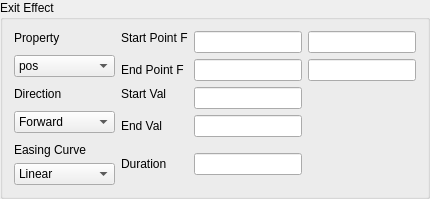
              <widget class="QGroupBox" name="groupBox_8">
               <property name="title">
                <string>Exit Effect</string>
               </property>
               <layout class="QGridLayout" name="gridLayout_23">
                <item row="0" column="0">
                 <layout class="QGridLayout" name="gridLayout_14">
                  <item row="0" column="0">
                   <widget class="QLabel" name="label_22">
                    <property name="text">
                     <string>Property</string>
                    </property>
                   </widget>
                  </item>
                  <item row="0" column="1">
                   <widget class="QLabel" name="label_23">
                    <property name="text">
                     <string>Start Point F</string>
                    </property>
                   </widget>
                  </item>
                  <item row="0" column="2" rowspan="2">
                   <widget class="QLineEdit" name="exitStartPointFX"/>
                  </item>
                  <item row="0" column="3" rowspan="2">
                   <widget class="QLineEdit" name="exitStartPointFY"/>
                  </item>
                  <item row="1" column="0" rowspan="2">
                   <widget class="QComboBox" name="exitProperty">
                    <item>
                     <property name="text">
                      <string>pos</string>
                     </property>
                    </item>
                    <item>
                     <property name="text">
                      <string>rotation</string>
                     </property>
                    </item>
                    <item>
                     <property name="text">
                      <string>scale</string>
                     </property>
                    </item>
                    <item>
                     <property name="text">
                      <string>opacity</string>
                     </property>
                    </item>
                   </widget>
                  </item>
                  <item row="2" column="1">
                   <widget class="QLabel" name="label_24">
                    <property name="text">
                     <string>End Point F</string>
                    </property>
                   </widget>
                  </item>
                  <item row="2" column="2">
                   <widget class="QLineEdit" name="exitEndPointFX"/>
                  </item>
                  <item row="2" column="3">
                   <widget class="QLineEdit" name="exitEndPointFY"/>
                  </item>
                  <item row="3" column="0">
                   <widget class="QLabel" name="label_25">
                    <property name="text">
                     <string>Direction</string>
                    </property>
                   </widget>
                  </item>
                  <item row="3" column="1">
                   <widget class="QLabel" name="label_26">
                    <property name="text">
                     <string>Start Val</string>
                    </property>
                   </widget>
                  </item>
                  <item row="3" column="2" rowspan="2">
                   <widget class="QLineEdit" name="exitStartVal">
                    <property name="text">
                     <string/>
                    </property>
                   </widget>
                  </item>
                  <item row="4" column="0" rowspan="2">
                   <widget class="QComboBox" name="exitDirection">
                    <item>
                     <property name="text">
                      <string>Forward</string>
                     </property>
                    </item>
                    <item>
                     <property name="text">
                      <string>Backward</string>
                     </property>
                    </item>
                   </widget>
                  </item>
                  <item row="5" column="1">
                   <widget class="QLabel" name="label_27">
                    <property name="text">
                     <string>End Val</string>
                    </property>
                   </widget>
                  </item>
                  <item row="5" column="2">
                   <widget class="QLineEdit" name="exitEndVal">
                    <property name="text">
                     <string/>
                    </property>
                   </widget>
                  </item>
                  <item row="6" column="0">
                   <widget class="QLabel" name="label_28">
                    <property name="text">
                     <string>Easing Curve</string>
                    </property>
                   </widget>
                  </item>
                  <item row="6" column="1" rowspan="2">
                   <widget class="QLabel" name="label_29">
                    <property name="text">
                     <string>Duration</string>
                    </property>
                   </widget>
                  </item>
                  <item row="6" column="2" rowspan="2">
                   <widget class="QLineEdit" name="exitDuration"/>
                  </item>
                  <item row="7" column="0">
                   <widget class="QComboBox" name="exitEasingCurve">
                    <item>
                     <property name="text">
                      <string>Linear</string>
                     </property>
                    </item>
                    <item>
                     <property name="text">
                      <string>InQuad</string>
                     </property>
                    </item>
                    <item>
                     <property name="text">
                      <string>OutQuad</string>
                     </property>
                    </item>
                    <item>
                     <property name="text">
                      <string>InOutQuad</string>
                     </property>
                    </item>
                    <item>
                     <property name="text">
                      <string>OutInQuad</string>
                     </property>
                    </item>
                    <item>
                     <property name="text">
                      <string>InCubic</string>
                     </property>
                    </item>
                    <item>
                     <property name="text">
                      <string>OutCubic</string>
                     </property>
                    </item>
                    <item>
                     <property name="text">
                      <string>InOutCubic</string>
                     </property>
                    </item>
                    <item>
                     <property name="text">
                      <string>OutInCubic</string>
                     </property>
                    </item>
                    <item>
                     <property name="text">
                      <string>InQuart</string>
                     </property>
                    </item>
                    <item>
                     <property name="text">
                      <string>OutQuart</string>
                     </property>
                    </item>
                    <item>
                     <property name="text">
                      <string>InOutQuart</string>
                     </property>
                    </item>
                    <item>
                     <property name="text">
                      <string>OutInQuart</string>
                     </property>
                    </item>
                    <item>
                     <property name="text">
                      <string>InQuint</string>
                     </property>
                    </item>
                    <item>
                     <property name="text">
                      <string>OutQuint</string>
                     </property>
                    </item>
                    <item>
                     <property name="text">
                      <string>InOutQuint</string>
                     </property>
                    </item>
                    <item>
                     <property name="text">
                      <string>OutInQuint</string>
                     </property>
                    </item>
                    <item>
                     <property name="text">
                      <string>InSine</string>
                     </property>
                    </item>
                    <item>
                     <property name="text">
                      <string>OutSine</string>
                     </property>
                    </item>
                    <item>
                     <property name="text">
                      <string>InOutSine</string>
                     </property>
                    </item>
                    <item>
                     <property name="text">
                      <string>OutInSine</string>
                     </property>
                    </item>
                    <item>
                     <property name="text">
                      <string>InExpo</string>
                     </property>
                    </item>
                    <item>
                     <property name="text">
                      <string>OutExpo</string>
                     </property>
                    </item>
                    <item>
                     <property name="text">
                      <string>InOutExpo</string>
                     </property>
                    </item>
                    <item>
                     <property name="text">
                      <string>OutInExpo</string>
                     </property>
                    </item>
                    <item>
                     <property name="text">
                      <string>InCirc</string>
                     </property>
                    </item>
                    <item>
                     <property name="text">
                      <string>OutCirc</string>
                     </property>
                    </item>
                    <item>
                     <property name="text">
                      <string>InOutCirc</string>
                     </property>
                    </item>
                    <item>
                     <property name="text">
                      <string>OutInCirc</string>
                     </property>
                    </item>
                    <item>
                     <property name="text">
                      <string>InElastic</string>
                     </property>
                    </item>
                    <item>
                     <property name="text">
                      <string>OutElastic</string>
                     </property>
                    </item>
                    <item>
                     <property name="text">
                      <string>InOutElastic</string>
                     </property>
                    </item>
                    <item>
                     <property name="text">
                      <string>OutInElastic</string>
                     </property>
                    </item>
                    <item>
                     <property name="text">
                      <string>InBack</string>
                     </property>
                    </item>
                    <item>
                     <property name="text">
                      <string>OutBack</string>
                     </property>
                    </item>
                    <item>
                     <property name="text">
                      <string>InOutBack</string>
                     </property>
                    </item>
                    <item>
                     <property name="text">
                      <string>OutInBack</string>
                     </property>
                    </item>
                    <item>
                     <property name="text">
                      <string>InBounce</string>
                     </property>
                    </item>
                    <item>
                     <property name="text">
                      <string>OutBounce</string>
                     </property>
                    </item>
                    <item>
                     <property name="text">
                      <string>InOutBounce</string>
                     </property>
                    </item>
                    <item>
                     <property name="text">
                      <string>OutInBounce</string>
                     </property>
                    </item>
                   </widget>
                  </item>
                 </layout>
                </item>
               </layout>
              </widget>
